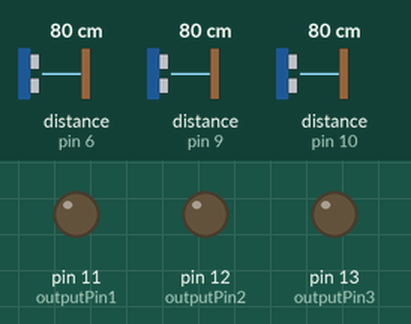
Simulated run of this sketch. Board: Arduino Leonardo, built with avr-gcc and run on an emulated ATmega32U4. On the bench: output pins drawn as LEDs (lit = HIGH). Wiring (inferred from the names in the program): 3 × ultrasonic range finder: trigger pin 2, echo pin 10 / trigger pin 3, echo pin 9 / trigger pin 5, echo pin 6. Inputs (shaded band) come from the test bench; at power-on: distance to the obstacle (sensors on pin 6, pin 9, pin 10) 80 cm. The echo pulse lasts 58.3 µs per cm; pins used as bus, display or sensor lines are not drawn; what the sketch prints to the serial monitor is not drawn.

Above: at 1.2 s.
1.3 s: distance to the obstacle (sensor on pin 6) set to 35 cm
2.8 s: distance to the obstacle (sensor on pin 6) set to 28 cm
At 3.8 s:
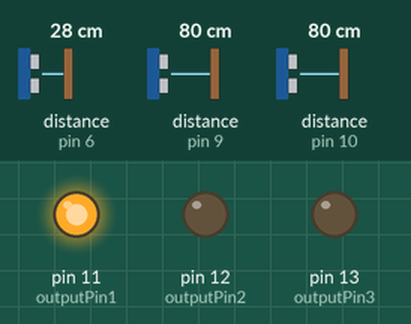
4.3 s: distance to the obstacle (sensor on pin 9) set to 35 cm
5.8 s: distance to the obstacle (sensor on pin 9) set to 29 cm
At 7.0 s:
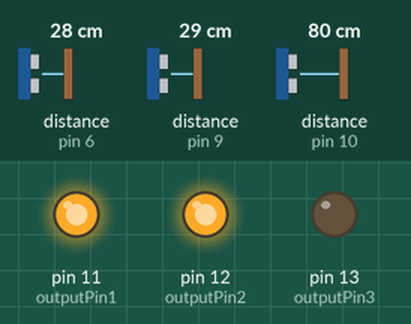
7.3 s: distance to the obstacle (sensor on pin 10) set to 35 cm
8.8 s: distance to the obstacle (sensor on pin 10) set to 28 cm
At 9.1 s:
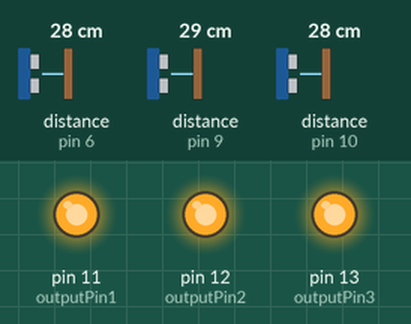
Timing chart, 0 to 11.3 s (numbered marks = the images above; inputs shaded):
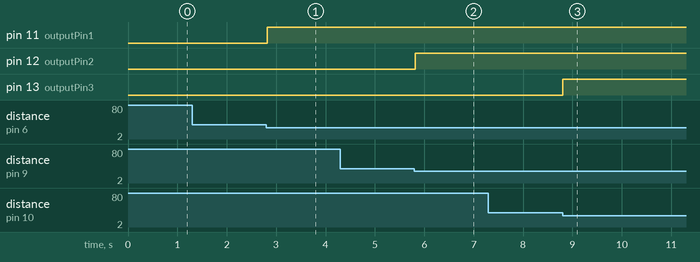

The sketch:

ultrasonic-sensors.ino
```cpp
const int trigPin1 = 5;
const int trigPin2 = 3;
const int trigPin3 = 2;

const int echoPin1 = 6;
const int echoPin2 = 9;
const int echoPin3 = 10;

const int outputPin1 = 11;
const int outputPin2 = 12;
const int outputPin3 = 13;

int threshold_distance = 30;

void setup() {
  // Initialize serial communication
  Serial.begin(9600);

  // Set trigPin as output and echoPin as input
  pinMode(trigPin1, OUTPUT);
  pinMode(trigPin2, OUTPUT);
  pinMode(trigPin3, OUTPUT);

  pinMode(echoPin1, INPUT);
  pinMode(outputPin1, OUTPUT);
  pinMode(echoPin2, INPUT);
  pinMode(outputPin2, OUTPUT);
  pinMode(echoPin3, INPUT);
  pinMode(outputPin3, OUTPUT);
}

void loop() {
  // Clear the trigPin
  digitalWrite(trigPin1, LOW);
  delayMicroseconds(2);

  // Send a 10-microsecond pulse to trigger
  digitalWrite(trigPin1, HIGH);
  delayMicroseconds(10);
  digitalWrite(trigPin1, LOW);

  // Read the echo time (in microseconds)
  long duration1 = pulseIn(echoPin1, HIGH);

  digitalWrite(trigPin2, LOW);
  delayMicroseconds(2);

  // Send a 10-microsecond pulse to trigger
  digitalWrite(trigPin2, HIGH);
  delayMicroseconds(10);
  digitalWrite(trigPin2, LOW);

  long duration2 = pulseIn(echoPin2, HIGH);

  digitalWrite(trigPin3, LOW);
  delayMicroseconds(2);

  // Send a 10-microsecond pulse to trigger
  digitalWrite(trigPin3, HIGH);
  delayMicroseconds(10);
  digitalWrite(trigPin3, LOW);
  long duration3 = pulseIn(echoPin3, HIGH);

  // Calculate distance in cm (speed of sound = 34300 cm/s)
  int distance1 = duration1 * 0.034 / 2;
  int distance2 = duration2 * 0.034 / 2;
  int distance3 = duration3 * 0.034 / 2;

  //Print distance to the Serial Monitor
  // Serial.print("Distance 1: ");
  // Serial.print(distance1);
  // Serial.println(" cm");
  // Serial.print("Distance 2: ");
  // Serial.print(distance2);
  // Serial.println(" cm");
  // Serial.print("Distance 3: ");
  // Serial.print(distance3);
  // Serial.println(" cm");
  // Serial.println("\n");

  if(distance1 > threshold_distance){
    digitalWrite(outputPin1, LOW);
    Serial.println("1: l");
  } else {
    digitalWrite(outputPin1, HIGH);
    Serial.println("1: h");
  }

  if(distance2 > threshold_distance){
    digitalWrite(outputPin2, LOW);
    Serial.println("2: l");
  } else {
    digitalWrite(outputPin2, HIGH);
    Serial.println("2: h");
  }

  if(distance3 > threshold_distance){
    digitalWrite(outputPin3, LOW);
    Serial.println("3: l");
  } else {
    digitalWrite(outputPin3, HIGH);
    Serial.println("3: h");
  }

  // Serial.println(digitalRead(outputPin1));
  // Serial.println(digitalRead(outputPin2));
  // Serial.println(digitalRead(outputPin3));
  Serial.println("\n");
}
```

Measured:
- the behaviour switches between 32 and 31 cm on distance to the obstacle (sensor on pin 6) (found by bisection; images 0 and 1)
- the behaviour switches between 32 and 31 cm on distance to the obstacle (sensor on pin 9) (found by bisection; images 1 and 2)
- the behaviour switches between 32 and 31 cm on distance to the obstacle (sensor on pin 10) (found by bisection; images 2 and 3)
- after the input at 2.8 s, pin 11 (outputPin1): LOW → HIGH at once
- after the input at 5.8 s, pin 12 (outputPin2): LOW → HIGH at once
- after the input at 8.8 s, pin 13 (outputPin3): LOW → HIGH at once
